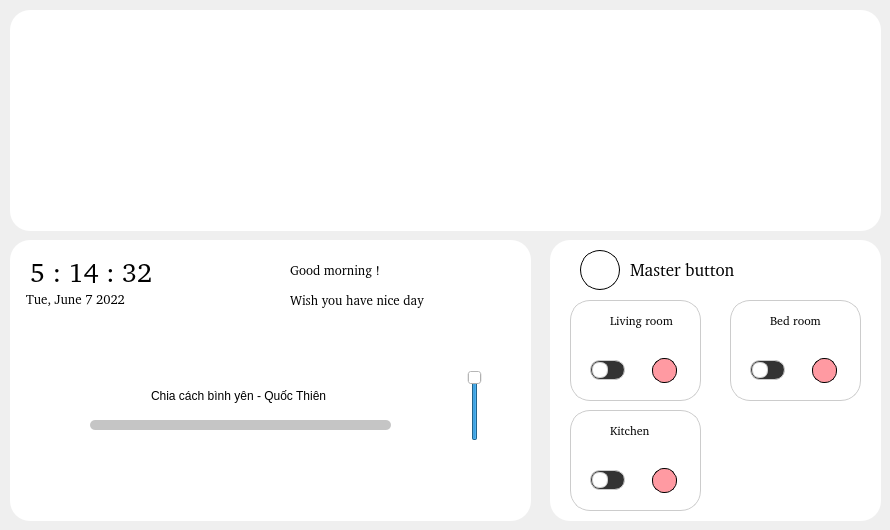
    <widget class="QWidget" name="page_4">
     <widget class="QFrame" name="frame">
      <property name="geometry">
       <rect>
        <x>550</x>
        <y>240</y>
        <width>331</width>
        <height>281</height>
       </rect>
      </property>
      <property name="styleSheet">
       <string notr="true">background-color: #fff;
border-radius: 20px;</string>
      </property>
      <property name="frameShape">
       <enum>QFrame::StyledPanel</enum>
      </property>
      <property name="frameShadow">
       <enum>QFrame::Raised</enum>
      </property>
      <widget class="QFrame" name="frame_4">
       <property name="geometry">
        <rect>
         <x>20</x>
         <y>60</y>
         <width>131</width>
         <height>101</height>
        </rect>
       </property>
       <property name="styleSheet">
        <string notr="true">background-color: #fff;
border-radius: 20px;
border: 1px solid #ccc;</string>
       </property>
       <property name="frameShape">
        <enum>QFrame::StyledPanel</enum>
       </property>
       <property name="frameShadow">
        <enum>QFrame::Raised</enum>
       </property>
       <widget class="QLabel" name="label_2">
        <property name="geometry">
         <rect>
          <x>40</x>
          <y>10</y>
          <width>81</width>
          <height>20</height>
         </rect>
        </property>
        <property name="font">
         <font>
          <family>#9Slide03 AmpleSoft</family>
         </font>
        </property>
        <property name="styleSheet">
         <string notr="true">border: none;</string>
        </property>
        <property name="text">
         <string>Living room</string>
        </property>
       </widget>
       <widget class="QLabel" name="lb_dash_living">
        <property name="geometry">
         <rect>
          <x>20</x>
          <y>60</y>
          <width>35</width>
          <height>20</height>
         </rect>
        </property>
        <property name="styleSheet">
         <string notr="true">background:#333;
border-radius:10px;</string>
        </property>
        <property name="text">
         <string/>
        </property>
       </widget>
       <widget class="QPushButton" name="btn_dash_living">
        <property name="geometry">
         <rect>
          <x>22</x>
          <y>62</y>
          <width>16</width>
          <height>16</height>
         </rect>
        </property>
        <property name="styleSheet">
         <string notr="true">border-radius:7px;
background-color: #fff;</string>
        </property>
        <property name="text">
         <string/>
        </property>
       </widget>
       <widget class="QLabel" name="label_63">
        <property name="geometry">
         <rect>
          <x>10</x>
          <y>10</y>
          <width>21</width>
          <height>21</height>
         </rect>
        </property>
        <property name="styleSheet">
         <string notr="true">border: none;</string>
        </property>
        <property name="text">
         <string/>
        </property>
        <property name="pixmap">
         <pixmap resource="rsc.qrc">:/img/img/living-room.png</pixmap>
        </property>
       </widget>
       <widget class="QLabel" name="lb_status_dash_living">
        <property name="geometry">
         <rect>
          <x>82</x>
          <y>58</y>
          <width>25</width>
          <height>25</height>
         </rect>
        </property>
        <property name="styleSheet">
         <string notr="true">background-color: #FF9AA2;
border-radius: 12px;
border: 1px solid #000;</string>
        </property>
        <property name="text">
         <string/>
        </property>
       </widget>
      </widget>
      <widget class="QFrame" name="frame_41">
       <property name="geometry">
        <rect>
         <x>180</x>
         <y>60</y>
         <width>131</width>
         <height>101</height>
        </rect>
       </property>
       <property name="styleSheet">
        <string notr="true">background-color: #fff;
border-radius: 20px;
border: 1px solid #ccc;</string>
       </property>
       <property name="frameShape">
        <enum>QFrame::StyledPanel</enum>
       </property>
       <property name="frameShadow">
        <enum>QFrame::Raised</enum>
       </property>
       <widget class="QLabel" name="label_64">
        <property name="geometry">
         <rect>
          <x>40</x>
          <y>10</y>
          <width>71</width>
          <height>20</height>
         </rect>
        </property>
        <property name="font">
         <font>
          <family>#9Slide03 AmpleSoft</family>
         </font>
        </property>
        <property name="styleSheet">
         <string notr="true">border: none;</string>
        </property>
        <property name="text">
         <string>Bed room</string>
        </property>
       </widget>
       <widget class="QLabel" name="lb_dash_bed">
        <property name="geometry">
         <rect>
          <x>20</x>
          <y>60</y>
          <width>35</width>
          <height>20</height>
         </rect>
        </property>
        <property name="styleSheet">
         <string notr="true">background:#333;
border-radius:10px;</string>
        </property>
        <property name="text">
         <string/>
        </property>
       </widget>
       <widget class="QPushButton" name="btn_dash_bed">
        <property name="geometry">
         <rect>
          <x>22</x>
          <y>62</y>
          <width>16</width>
          <height>16</height>
         </rect>
        </property>
        <property name="styleSheet">
         <string notr="true">border-radius:7px;
background-color: #fff;</string>
        </property>
        <property name="text">
         <string/>
        </property>
       </widget>
       <widget class="QLabel" name="label_66">
        <property name="geometry">
         <rect>
          <x>10</x>
          <y>10</y>
          <width>21</width>
          <height>21</height>
         </rect>
        </property>
        <property name="styleSheet">
         <string notr="true">border: none;</string>
        </property>
        <property name="text">
         <string/>
        </property>
        <property name="pixmap">
         <pixmap resource="rsc.qrc">:/img/img/bedroom.png</pixmap>
        </property>
       </widget>
       <widget class="QLabel" name="lb_status_dash_bed">
        <property name="geometry">
         <rect>
          <x>82</x>
          <y>58</y>
          <width>25</width>
          <height>25</height>
         </rect>
        </property>
        <property name="styleSheet">
         <string notr="true">background-color: #FF9AA2;
border-radius: 12px;
border: 1px solid #000;</string>
        </property>
        <property name="text">
         <string/>
        </property>
       </widget>
      </widget>
      <widget class="QFrame" name="frame_42">
       <property name="geometry">
        <rect>
         <x>20</x>
         <y>170</y>
         <width>131</width>
         <height>101</height>
        </rect>
       </property>
       <property name="styleSheet">
        <string notr="true">background-color: #fff;
border-radius: 20px;
border: 1px solid #ccc;</string>
       </property>
       <property name="frameShape">
        <enum>QFrame::StyledPanel</enum>
       </property>
       <property name="frameShadow">
        <enum>QFrame::Raised</enum>
       </property>
       <widget class="QLabel" name="label_68">
        <property name="geometry">
         <rect>
          <x>40</x>
          <y>10</y>
          <width>71</width>
          <height>20</height>
         </rect>
        </property>
        <property name="font">
         <font>
          <family>#9Slide03 AmpleSoft</family>
         </font>
        </property>
        <property name="styleSheet">
         <string notr="true">border: none;</string>
        </property>
        <property name="text">
         <string>Kitchen</string>
        </property>
       </widget>
       <widget class="QLabel" name="lb_dash_kit">
        <property name="geometry">
         <rect>
          <x>20</x>
          <y>60</y>
          <width>35</width>
          <height>20</height>
         </rect>
        </property>
        <property name="styleSheet">
         <string notr="true">background:#333;
border-radius:10px;</string>
        </property>
        <property name="text">
         <string/>
        </property>
       </widget>
       <widget class="QPushButton" name="btn_dash_kit">
        <property name="geometry">
         <rect>
          <x>22</x>
          <y>62</y>
          <width>16</width>
          <height>16</height>
         </rect>
        </property>
        <property name="styleSheet">
         <string notr="true">border-radius:7px;
background-color: #fff;</string>
        </property>
        <property name="text">
         <string/>
        </property>
       </widget>
       <widget class="QLabel" name="label_70">
        <property name="geometry">
         <rect>
          <x>10</x>
          <y>10</y>
          <width>21</width>
          <height>21</height>
         </rect>
        </property>
        <property name="styleSheet">
         <string notr="true">border: none;</string>
        </property>
        <property name="text">
         <string/>
        </property>
        <property name="pixmap">
         <pixmap resource="rsc.qrc">:/img/img/kitchen.png</pixmap>
        </property>
       </widget>
       <widget class="QLabel" name="lb_status_dash_kit">
        <property name="geometry">
         <rect>
          <x>82</x>
          <y>58</y>
          <width>25</width>
          <height>25</height>
         </rect>
        </property>
        <property name="styleSheet">
         <string notr="true">background-color: #FF9AA2;
border-radius: 12px;
border: 1px solid #000;</string>
        </property>
        <property name="text">
         <string/>
        </property>
       </widget>
      </widget>
      <widget class="QPushButton" name="btn_master_dash">
       <property name="geometry">
        <rect>
         <x>30</x>
         <y>10</y>
         <width>40</width>
         <height>40</height>
        </rect>
       </property>
       <property name="font">
        <font>
         <pointsize>9</pointsize>
        </font>
       </property>
       <property name="styleSheet">
        <string notr="true">border:1px solid #000;
border-radius:20px;
background-color: #fff;</string>
       </property>
       <property name="text">
        <string/>
       </property>
       <property name="icon">
        <iconset resource="rsc.qrc">
         <normaloff>:/icon/icon/power.svg</normaloff>:/icon/icon/power.svg</iconset>
       </property>
       <property name="iconSize">
        <size>
         <width>25</width>
         <height>25</height>
        </size>
       </property>
      </widget>
      <widget class="QLabel" name="label_72">
       <property name="geometry">
        <rect>
         <x>80</x>
         <y>20</y>
         <width>151</width>
         <height>20</height>
        </rect>
       </property>
       <property name="font">
        <font>
         <family>#9Slide03 Ample</family>
         <pointsize>13</pointsize>
        </font>
       </property>
       <property name="text">
        <string>Master button</string>
       </property>
      </widget>
     </widget>
     <widget class="QFrame" name="frame_2">
      <property name="geometry">
       <rect>
        <x>10</x>
        <y>10</y>
        <width>871</width>
        <height>221</height>
       </rect>
      </property>
      <property name="styleSheet">
       <string notr="true">background-color: #fff;
border-radius: 20px;</string>
      </property>
      <property name="frameShape">
       <enum>QFrame::StyledPanel</enum>
      </property>
      <property name="frameShadow">
       <enum>QFrame::Raised</enum>
      </property>
      <widget class="QLabel" name="lb_img_session">
       <property name="geometry">
        <rect>
         <x>10</x>
         <y>10</y>
         <width>851</width>
         <height>200</height>
        </rect>
       </property>
       <property name="styleSheet">
        <string notr="true">image: url(:/img/img/night.png)</string>
       </property>
       <property name="text">
        <string/>
       </property>
      </widget>
     </widget>
     <widget class="QFrame" name="frame_3">
      <property name="geometry">
       <rect>
        <x>10</x>
        <y>240</y>
        <width>521</width>
        <height>281</height>
       </rect>
      </property>
      <property name="styleSheet">
       <string notr="true">background-color: #fff;
border-radius: 20px;</string>
      </property>
      <property name="frameShape">
       <enum>QFrame::StyledPanel</enum>
      </property>
      <property name="frameShadow">
       <enum>QFrame::Raised</enum>
      </property>
      <widget class="QLabel" name="lb_time">
       <property name="geometry">
        <rect>
         <x>20</x>
         <y>17</y>
         <width>151</width>
         <height>31</height>
        </rect>
       </property>
       <property name="font">
        <font>
         <family>#9Slide03 AmpleSoft</family>
         <pointsize>20</pointsize>
        </font>
       </property>
       <property name="text">
        <string>5 : 14 : 32</string>
       </property>
      </widget>
      <widget class="QLabel" name="lb_date">
       <property name="geometry">
        <rect>
         <x>16</x>
         <y>49</y>
         <width>121</width>
         <height>21</height>
        </rect>
       </property>
       <property name="font">
        <font>
         <family>#9Slide03 AmpleSoft</family>
         <pointsize>10</pointsize>
        </font>
       </property>
       <property name="text">
        <string>Tue, June 7 2022</string>
       </property>
      </widget>
      <widget class="QFrame" name="frame_49">
       <property name="geometry">
        <rect>
         <x>20</x>
         <y>90</y>
         <width>481</width>
         <height>181</height>
        </rect>
       </property>
       <property name="frameShape">
        <enum>QFrame::StyledPanel</enum>
       </property>
       <property name="frameShadow">
        <enum>QFrame::Raised</enum>
       </property>
       <widget class="QPushButton" name="btn_pre_music">
        <property name="geometry">
         <rect>
          <x>100</x>
          <y>120</y>
          <width>30</width>
          <height>30</height>
         </rect>
        </property>
        <property name="text">
         <string/>
        </property>
        <property name="icon">
         <iconset resource="rsc.qrc">
          <normaloff>:/icon/icon/skip-back.svg</normaloff>:/icon/icon/skip-back.svg</iconset>
        </property>
       </widget>
       <widget class="QPushButton" name="btn_play_music">
        <property name="geometry">
         <rect>
          <x>200</x>
          <y>120</y>
          <width>30</width>
          <height>30</height>
         </rect>
        </property>
        <property name="styleSheet">
         <string notr="true">qproperty-icon: url(:/icon/icon/play.svg);</string>
        </property>
        <property name="text">
         <string/>
        </property>
        <property name="icon">
         <iconset resource="rsc.qrc">
          <normaloff>:/icon/icon/pause.svg</normaloff>:/icon/icon/pause.svg</iconset>
        </property>
       </widget>
       <widget class="QPushButton" name="btn_next_music">
        <property name="geometry">
         <rect>
          <x>300</x>
          <y>120</y>
          <width>30</width>
          <height>30</height>
         </rect>
        </property>
        <property name="text">
         <string/>
        </property>
        <property name="icon">
         <iconset resource="rsc.qrc">
          <normaloff>:/icon/icon/skip-forward.svg</normaloff>:/icon/icon/skip-forward.svg</iconset>
        </property>
       </widget>
       <widget class="QLabel" name="lb_name_song">
        <property name="geometry">
         <rect>
          <x>121</x>
          <y>50</y>
          <width>241</width>
          <height>31</height>
         </rect>
        </property>
        <property name="text">
         <string>Chia cách bình yên - Quốc Thiên</string>
        </property>
       </widget>
       <widget class="QProgressBar" name="progressBar_music">
        <property name="geometry">
         <rect>
          <x>60</x>
          <y>90</y>
          <width>301</width>
          <height>10</height>
         </rect>
        </property>
        <property name="styleSheet">
         <string notr="true">QProgressBar{
	background-color: rgb(197, 197, 197);
border-radius:5px;;
}
QProgressBar::chunk{
	border-radius:3px;
	background-color: qlineargradient(spread:pad, x1:0, y1:0, x2:1, y2:1, stop:0 rgba(254, 151, 199, 255), stop:1 rgba(223, 143, 255, 255));
}</string>
        </property>
        <property name="value">
         <number>0</number>
        </property>
        <property name="format">
         <string/>
        </property>
       </widget>
       <widget class="QLabel" name="lb_time_music">
        <property name="geometry">
         <rect>
          <x>370</x>
          <y>85</y>
          <width>61</width>
          <height>21</height>
         </rect>
        </property>
        <property name="text">
         <string/>
        </property>
       </widget>
       <widget class="QSlider" name="slider_vol_music">
        <property name="geometry">
         <rect>
          <x>434</x>
          <y>40</y>
          <width>22</width>
          <height>71</height>
         </rect>
        </property>
        <property name="maximum">
         <number>100</number>
        </property>
        <property name="value">
         <number>100</number>
        </property>
        <property name="orientation">
         <enum>Qt::Vertical</enum>
        </property>
       </widget>
       <widget class="QPushButton" name="btn_vol_music">
        <property name="geometry">
         <rect>
          <x>430</x>
          <y>120</y>
          <width>30</width>
          <height>30</height>
         </rect>
        </property>
        <property name="styleSheet">
         <string notr="true">qproperty-icon: url(:/icon/icon/volume-2.svg);</string>
        </property>
        <property name="text">
         <string/>
        </property>
        <property name="icon">
         <iconset resource="rsc.qrc">
          <normaloff>:/icon/icon/skip-forward.svg</normaloff>:/icon/icon/skip-forward.svg</iconset>
        </property>
       </widget>
      </widget>
      <widget class="QLabel" name="lb_wish">
       <property name="geometry">
        <rect>
         <x>280</x>
         <y>10</y>
         <width>151</width>
         <height>41</height>
        </rect>
       </property>
       <property name="font">
        <font>
         <family>#9Slide03 AmpleSoft</family>
         <pointsize>10</pointsize>
        </font>
       </property>
       <property name="text">
        <string>Good morning !</string>
       </property>
      </widget>
      <widget class="QLabel" name="lb_content">
       <property name="geometry">
        <rect>
         <x>280</x>
         <y>40</y>
         <width>201</width>
         <height>41</height>
        </rect>
       </property>
       <property name="font">
        <font>
         <family>#9Slide03 AmpleSoft</family>
         <pointsize>10</pointsize>
        </font>
       </property>
       <property name="text">
        <string>Wish you have nice day</string>
       </property>
      </widget>
      <zorder>lb_time</zorder>
      <zorder>frame_49</zorder>
      <zorder>lb_wish</zorder>
      <zorder>lb_content</zorder>
      <zorder>lb_date</zorder>
     </widget>
    </widget>
